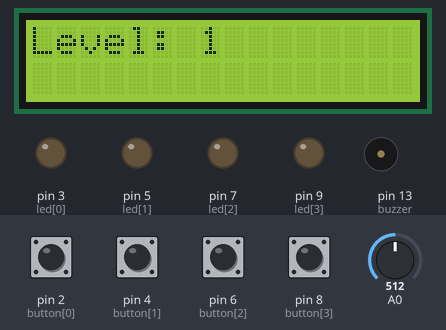
Simulated run of this program. Board: Arduino Uno, built with avr-gcc and run on an emulated ATmega328P. Shown: 16×2 character LCD, output pins drawn as LEDs (lit = HIGH), buzzer (waves = sounding). Inputs (shaded band) come from the test bench; at power-on: pin 2 (button[0]), pin 4 (button[1]), pin 6 (button[2]), pin 8 (button[3]) HIGH, A0 = 512. Random numbers use the default seed unless the program sets one.

Above: at 4.7 s.
4.8 s: pin 4 (button[1]) pulled LOW for 0.15 s
At 5.4 s:
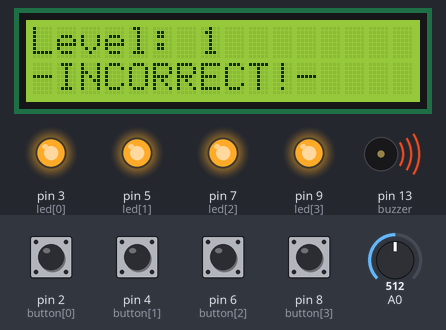
7.9 s: A0 set to 306
At 9.7 s:
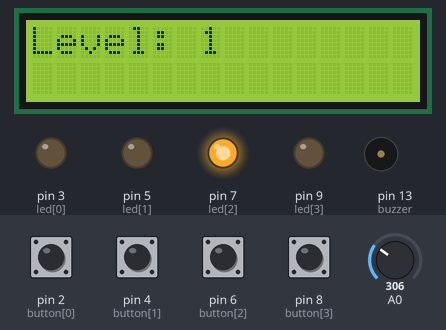
10.9 s: pin 6 (button[2]) pulled LOW for 0.15 s
At 11.9 s:
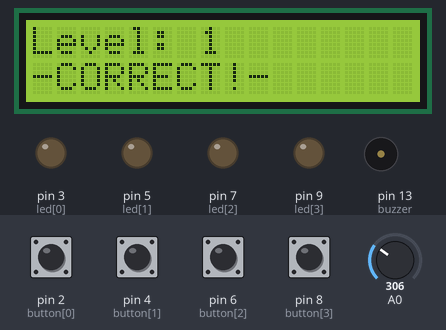
13.6 s: pin 2 (button[0]) pulled LOW for 1 s
At 14.3 s:
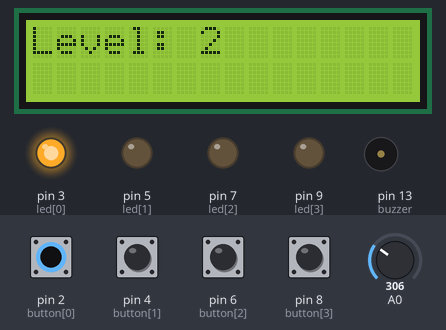
16.1 s: A0 set to 511
19.1 s: pin 8 (button[3]) pulled LOW for 1 s
At 19.98 s:
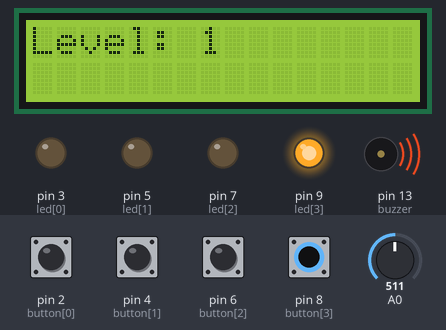
Timing chart, 0 to 22.6 s (numbered marks = the images above; inputs shaded):
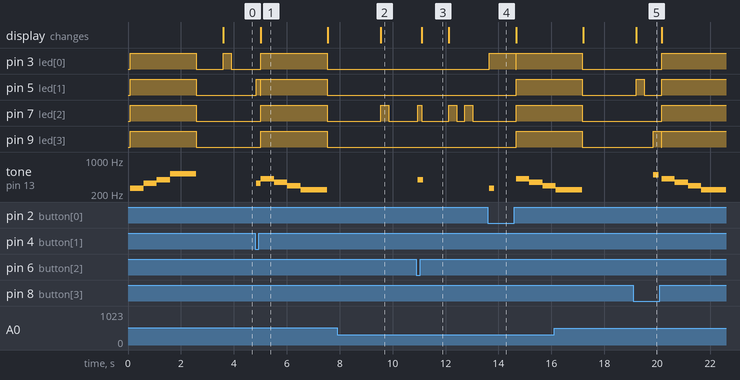

The program:

main.cpp
```cpp
#include <Arduino.h>
#include "game.h"
#include "configVariables.h"

void setup() {
  Serial.begin(9600);
  for (int i=0; i<4; i++) {
    pinMode(button[i], INPUT_PULLUP);
    pinMode(led[i], OUTPUT);
  }
  pinMode(buzzer, OUTPUT);
  startGame();
  firstAttempt = false;
}
void loop() {
  if (!gameOver) {
    playSequence();

    if (!playerInputMatching()) {
      endGame();
      return;
    }
    delay(1000);
  }
  else
    startGame();
}
```

game.h
```cpp
#pragma once
#include <Arduino.h>
#include <LiquidCrystal_I2C.h>

// functions
void generateNewLevel();
void startGame();
void endGame();
void playSequence();
bool playerInputMatching();
```

utils.h
```cpp
#pragma once
#include <Arduino.h>
#include "game.h"

// functions
void controlAllLed(uint8_t state);
void buzzAndFlashLed(int notes[4]);
```

game.cpp
```cpp
#include <Arduino.h>
#include "game.h"
#include "utils.h"
#include "lcd.h"
#include "configVariables.h"

void generateNewLevel() {
  sequence[currentLevel] = random(4);
  currentLevel++;
}
void startGame() {
  randomSeed(analogRead(A0));
  gameOver = false;

  if (firstAttempt) {
    // only init lcd and greets in the first attempt
    lcdInit();
    lcdGreet();
    // only flashes and buzzes when it's the first attempt
    int notes[4] = {262, 330, 392, 523};
    buzzAndFlashLed(notes);
    delay(1000);
  }
  lcdClear();
}
void endGame() {
  // lcd prints level "lose" result
  lcdClear();
  lcdPrintLevel(currentLevel);
  lcdPrintLevelResult(false);
  // light up all leds and buzz
  int notes[4] = {415, 349, 294, 247};
  buzzAndFlashLed(notes);

  currentLevel = 0;
  gameOver = true;
  // lcd prints game over message
  lcdClear();
  lcdPrintGameResult(gameOver);
  delay(2000);
}
void playSequence() {
  lcdClear();
  lcdPrintLevel(currentLevel+1);
  generateNewLevel();
  for (int i=0; i<currentLevel; i++) {
    uint8_t currentLed = sequence[i];
    digitalWrite(led[currentLed], HIGH);
    delay(300);
    digitalWrite(led[currentLed], LOW);
    delay(300);
  }
}
int getButtonIndex() {
  for (int i=0; i<4; i++) {
    int currentButton = button[i],
            currentLed = led[i];
    if (digitalRead(currentButton) == LOW) {
      // debounce
      delay(50);
      if (digitalRead(currentButton) == LOW) {
        digitalWrite(currentLed, HIGH);
        tone(buzzer, ledNote[i], 200); // buzz for 200ms

        // waits until the button is lifted
        while (digitalRead(currentButton) == LOW);

        // debounce
        delay(50);
        digitalWrite(currentLed, LOW);

        // returns button index
        return i;
      }
    }
  }
  return -1;
}
bool playerInputMatching() {
  for (int i=0; i<currentLevel; i++) {
    int currentLed = sequence[i],
            selectedLed = -1;

    while (selectedLed == -1) {
      selectedLed = getButtonIndex();
    }
    if (selectedLed != currentLed)
      return false;
  }
  lcdPrintLevelResult(true);
  return true;
}
```

utils.cpp
```cpp
#include <Arduino.h>
#include "utils.h"
#include "configVariables.h"

// set all leds into a specific state
void controlAllLed(uint8_t state) {
  for (int i=0; i<4; i++) {
    digitalWrite(led[i], state);
  }
}
// flash all leds and buzz
void buzzAndFlashLed(int notes[4]) {
  for (int k=0; k<4; k++) {
    controlAllLed(HIGH);
    tone(buzzer, notes[k]);
    if (k != 3)
      delay(500);
    else
      delay(1000);
    controlAllLed(LOW);
    noTone(buzzer);
  }
}
```

configVariables.h
```cpp
#pragma once
#include <Arduino.h>

// constants global variables
constexpr uint8_t button[4] = {2,4,6,8},
            led[4] = {3,5,7,9};
constexpr int ledNote[4] = {262, 330, 392, 494};
constexpr uint8_t buzzer = 13;
constexpr int totalLevel = 100;

// non-constant global variables
extern uint8_t sequence[totalLevel];
extern int currentLevel;
extern bool firstAttempt, gameOver;
```

configVariables.cpp
```cpp
#include <Arduino.h>
#include "configVariables.h"

uint8_t sequence[totalLevel];
int currentLevel = 0;
bool firstAttempt = true,
    gameOver = false;
```

lcd.h
```cpp
#pragma once
#include <Wire.h>
#include <LiquidCrystal_I2C.h>
#include "configVariables.h"

extern LiquidCrystal_I2C lcd;

void lcdInit();
void lcdClear();
void lcdGreet();
void lcdPrintLevel(int currentLevel);
void lcdPrintLevelResult(bool pass);
void lcdPrintGameResult(bool gameOver);
```

lcd.cpp
```cpp
#include <Wire.h>
#include <LiquidCrystal_I2C.h>
#include "lcd.h"

LiquidCrystal_I2C lcd(0x27, 16, 2);

void lcdInit() {
    lcd.init();
    lcd.backlight();
}
void lcdGreet() {
    lcd.print("SIMON SAYS GAME");
    lcd.setCursor(0,1);
    lcd.print("-Welcome!-");
}
void lcdClear() {
    lcd.clear();
}
void lcdPrintLevel(int currentLevel) {
    lcd.print("Level: ");
    lcd.print(currentLevel);
}
void lcdPrintLevelResult(bool pass) {
    lcd.setCursor(0,1);
    if (pass)
        lcd.print("-CORRECT!-");
    else
        lcd.print("-INCORRECT!-");
}
void lcdPrintGameResult(bool gameOver) {
    if (gameOver) {
        lcd.print("GAME OVER!");
        lcd.setCursor(0,1);
        lcd.print("-Try again!-");
    }
    else {
        lcd.print("YOU WON!");
        lcd.setCursor(0,1);
        lcd.print("-Execellent!-");
    }
}
```

Measured:
- after the input at 4.8 s, pin 3 (led[0]): LOW → HIGH after 0.22 s, → LOW 2.5 s later; pin 5 (led[1]): LOW → HIGH after 0.05 s, → LOW 0.15 s later, → HIGH 0.02 s later, → LOW 2.5 s later
- after the input at 7.9 s, pin 7 (led[2]): LOW → HIGH after 1.7 s, → LOW 0.30 s later
- after the input at 10.9 s, pin 7 (led[2]): goes HIGH 0.15 s, LOW 1.0 s, HIGH 0.30 s, LOW 0.30 s, HIGH 0.30 s, then LOW, starting after 0.05 s; tone on pin 13 (buzzer): silent → 392 Hz after 0.05 s, → silent 0.20 s later; the display: changes after 0.21 s (image 3)
- after the input at 13.6 s, pin 3 (led[0]): LOW → HIGH after 0.05 s, → LOW 1.0 s later, → HIGH 0.02 s later; pin 5 (led[1]), pin 7 (led[2]), pin 9 (led[3]): LOW → HIGH after 1.1 s; tone on pin 13 (buzzer): plays 262 Hz for 0.20 s, 415 Hz for 0.50 s, 349 Hz for 0.50 s, 294 Hz for 0.43 s, starting after 0.05 s
- after the input at 19.1 s, pin 3 (led[0]), pin 7 (led[2]): LOW → HIGH after 1.1 s; pin 9 (led[3]): LOW → HIGH after 0.76 s, → LOW 0.29 s later, → HIGH 0.02 s later; tone on pin 13 (buzzer): plays 494 Hz for 0.20 s, 415 Hz for 0.50 s, 349 Hz for 0.50 s, 294 Hz for 0.50 s, 247 Hz for 0.93 s, starting after 0.76 s
- what the display in image 1 shows lasts 2.5 s, from 5.0 s to 7.5 s
- what the display in image 3 shows lasts 1.0 s, from 11.1 s to 12.1 s
